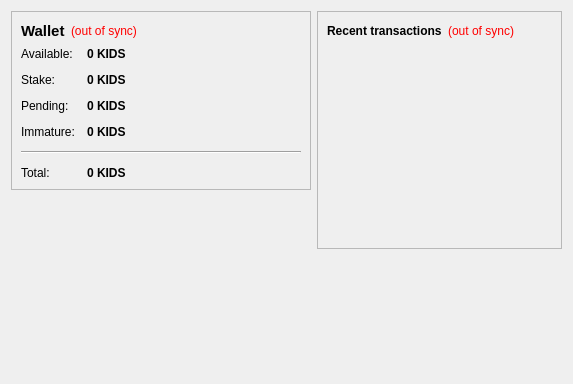
<?xml version="1.0" encoding="UTF-8"?>
<ui version="4.0">
 <class>OverviewPage</class>
 <widget class="QWidget" name="OverviewPage">
  <property name="geometry">
   <rect>
    <x>0</x>
    <y>0</y>
    <width>573</width>
    <height>342</height>
   </rect>
  </property>
  <property name="windowTitle">
   <string>Form</string>
  </property>
  <layout class="QHBoxLayout" name="horizontalLayout" stretch="1,1">
   <item>
    <layout class="QVBoxLayout" name="verticalLayout_2">
     <item>
      <widget class="QFrame" name="frame">
       <property name="frameShape">
        <enum>QFrame::StyledPanel</enum>
       </property>
       <property name="frameShadow">
        <enum>QFrame::Raised</enum>
       </property>
       <layout class="QVBoxLayout" name="verticalLayout_4">
        <item>
         <layout class="QHBoxLayout" name="horizontalLayout_4">
          <item>
           <widget class="QLabel" name="label_5">
            <property name="font">
             <font>
              <pointsize>11</pointsize>
              <weight>75</weight>
              <bold>true</bold>
             </font>
            </property>
            <property name="text">
             <string>Wallet</string>
            </property>
           </widget>
          </item>
          <item>
           <widget class="QLabel" name="labelWalletStatus">
            <property name="toolTip">
             <string>The displayed information may be out of date. Your wallet automatically synchronizes with the KidsCoin network after a connection is established, but this process has not completed yet.</string>
            </property>
            <property name="styleSheet">
             <string notr="true">QLabel { color: red; }</string>
            </property>
            <property name="text">
             <string notr="true">(out of sync)</string>
            </property>
            <property name="alignment">
             <set>Qt::AlignLeading|Qt::AlignLeft|Qt::AlignVCenter</set>
            </property>
           </widget>
          </item>
          <item>
           <spacer name="horizontalSpacer_2">
            <property name="orientation">
             <enum>Qt::Horizontal</enum>
            </property>
            <property name="sizeHint" stdset="0">
             <size>
              <width>40</width>
              <height>20</height>
             </size>
            </property>
           </spacer>
          </item>
         </layout>
        </item>
        <item>
         <layout class="QFormLayout" name="formLayout_2">
          <property name="fieldGrowthPolicy">
           <enum>QFormLayout::AllNonFixedFieldsGrow</enum>
          </property>
          <property name="horizontalSpacing">
           <number>12</number>
          </property>
          <property name="verticalSpacing">
           <number>12</number>
          </property>
          <item row="0" column="0">
           <widget class="QLabel" name="label">
            <property name="text">
             <string>Available:</string>
            </property>
           </widget>
          </item>
          <item row="0" column="1">
           <widget class="QLabel" name="labelBalance">
            <property name="font">
             <font>
              <weight>75</weight>
              <bold>true</bold>
             </font>
            </property>
            <property name="cursor">
             <cursorShape>IBeamCursor</cursorShape>
            </property>
            <property name="toolTip">
             <string>Your current spendable balance</string>
            </property>
            <property name="text">
             <string notr="true">0 KIDS</string>
            </property>
            <property name="textInteractionFlags">
             <set>Qt::LinksAccessibleByMouse|Qt::TextSelectableByKeyboard|Qt::TextSelectableByMouse</set>
            </property>
           </widget>
          </item>
          <item row="1" column="0">
           <widget class="QLabel" name="label_6">
            <property name="text">
             <string>Stake:</string>
            </property>
           </widget>
          </item>
          <item row="1" column="1">
           <widget class="QLabel" name="labelStake">
            <property name="font">
             <font>
              <weight>75</weight>
              <bold>true</bold>
             </font>
            </property>
            <property name="cursor">
             <cursorShape>IBeamCursor</cursorShape>
            </property>
            <property name="toolTip">
             <string>Total of coins that was staked, and do not yet count toward the current balance</string>
            </property>
            <property name="text">
             <string notr="true">0 KIDS</string>
            </property>
            <property name="textInteractionFlags">
             <set>Qt::LinksAccessibleByMouse|Qt::TextSelectableByKeyboard|Qt::TextSelectableByMouse</set>
            </property>
           </widget>
          </item>
          <item row="2" column="0">
           <widget class="QLabel" name="label_3">
            <property name="text">
             <string>Pending:</string>
            </property>
           </widget>
          </item>
          <item row="2" column="1">
           <widget class="QLabel" name="labelUnconfirmed">
            <property name="font">
             <font>
              <weight>75</weight>
              <bold>true</bold>
             </font>
            </property>
            <property name="cursor">
             <cursorShape>IBeamCursor</cursorShape>
            </property>
            <property name="toolTip">
             <string>Total of transactions that have yet to be confirmed, and do not yet count toward the current balance</string>
            </property>
            <property name="text">
             <string notr="true">0 KIDS</string>
            </property>
            <property name="textInteractionFlags">
             <set>Qt::LinksAccessibleByMouse|Qt::TextSelectableByKeyboard|Qt::TextSelectableByMouse</set>
            </property>
           </widget>
          </item>
          <item row="3" column="0">
           <widget class="QLabel" name="labelImmatureText">
            <property name="text">
             <string>Immature:</string>
            </property>
           </widget>
          </item>
          <item row="3" column="1">
           <widget class="QLabel" name="labelImmature">
            <property name="font">
             <font>
              <weight>75</weight>
              <bold>true</bold>
             </font>
            </property>
            <property name="toolTip">
             <string>Mined balance that has not yet matured</string>
            </property>
            <property name="text">
             <string notr="true">0 KIDS</string>
            </property>
            <property name="textInteractionFlags">
             <set>Qt::LinksAccessibleByMouse|Qt::TextSelectableByKeyboard|Qt::TextSelectableByMouse</set>
            </property>
           </widget>
          </item>
          <item row="4" column="0" colspan="2">
           <widget class="Line" name="line">
            <property name="orientation">
             <enum>Qt::Horizontal</enum>
            </property>
           </widget>
          </item>
          <item row="5" column="0">
           <widget class="QLabel" name="labelTotalText">
            <property name="text">
             <string>Total:</string>
            </property>
           </widget>
          </item>
          <item row="5" column="1">
           <widget class="QLabel" name="labelTotal">
            <property name="font">
             <font>
              <weight>75</weight>
              <bold>true</bold>
             </font>
            </property>
            <property name="cursor">
             <cursorShape>IBeamCursor</cursorShape>
            </property>
            <property name="toolTip">
             <string>Your current total balance</string>
            </property>
            <property name="text">
             <string notr="true">0 KIDS</string>
            </property>
            <property name="textInteractionFlags">
             <set>Qt::LinksAccessibleByMouse|Qt::TextSelectableByKeyboard|Qt::TextSelectableByMouse</set>
            </property>
           </widget>
          </item>
         </layout>
        </item>
       </layout>
      </widget>
     </item>
     <item>
      <spacer name="verticalSpacer">
       <property name="orientation">
        <enum>Qt::Vertical</enum>
       </property>
       <property name="sizeHint" stdset="0">
        <size>
         <width>20</width>
         <height>40</height>
        </size>
       </property>
      </spacer>
     </item>
        <item>
         <widget class="QLabel" name="label_2">
          <property name="minimumSize">
           <size>
            <width>300</width>
            <height>177</height>
           </size>
          </property>
          <property name="text">
           <string>&lt;html&gt;&lt;head/&gt;&lt;body&gt;&lt;p align=&quot;center&quot;&gt;&lt;a style=&quot; text-decoration: underline; color:#0000ff;&quot;&gt;&lt;img src=&quot;:/images/wallet&quot;/&gt;&lt;/span&gt;&lt;/a&gt;&lt;/p&gt;&lt;/body&gt;&lt;/html&gt;</string>
          </property>
         </widget>
        </item>
    </layout>
   </item>
   <item>
    <layout class="QVBoxLayout" name="verticalLayout_3">
     <item>
      <widget class="QFrame" name="frame_2">
       <property name="frameShape">
        <enum>QFrame::StyledPanel</enum>
       </property>
       <property name="frameShadow">
        <enum>QFrame::Raised</enum>
       </property>
       <layout class="QVBoxLayout" name="verticalLayout">
        <item>
         <layout class="QHBoxLayout" name="horizontalLayout_2">
          <item>
           <widget class="QLabel" name="label_4">
            <property name="text">
             <string>&lt;b&gt;Recent transactions&lt;/b&gt;</string>
            </property>
           </widget>
          </item>
          <item>
           <widget class="QLabel" name="labelTransactionsStatus">
            <property name="toolTip">
             <string>The displayed information may be out of date. Your wallet automatically synchronizes with the KidsCoin network after a connection is established, but this process has not completed yet.</string>
            </property>
            <property name="styleSheet">
             <string notr="true">QLabel { color: red; }</string>
            </property>
            <property name="text">
             <string notr="true">(out of sync)</string>
            </property>
            <property name="alignment">
             <set>Qt::AlignRight|Qt::AlignTrailing|Qt::AlignVCenter</set>
            </property>
           </widget>
          </item>
          <item>
           <spacer name="horizontalSpacer">
            <property name="orientation">
             <enum>Qt::Horizontal</enum>
            </property>
            <property name="sizeHint" stdset="0">
             <size>
              <width>40</width>
              <height>20</height>
             </size>
            </property>
           </spacer>
          </item>
         </layout>
        </item>
        <item>
         <widget class="QListView" name="listTransactions">
          <property name="styleSheet">
           <string notr="true">QListView { background: transparent; }</string>
          </property>
          <property name="frameShape">
           <enum>QFrame::NoFrame</enum>
          </property>
          <property name="verticalScrollBarPolicy">
           <enum>Qt::ScrollBarAlwaysOff</enum>
          </property>
          <property name="horizontalScrollBarPolicy">
           <enum>Qt::ScrollBarAlwaysOff</enum>
          </property>
          <property name="selectionMode">
           <enum>QAbstractItemView::NoSelection</enum>
          </property>
         </widget>
        </item>
       </layout>
      </widget>
     </item>
     <item>
      <spacer name="verticalSpacer_2">
       <property name="orientation">
        <enum>Qt::Vertical</enum>
       </property>
       <property name="sizeHint" stdset="0">
        <size>
         <width>20</width>
         <height>40</height>
        </size>
       </property>
      </spacer>
     </item>
    </layout>
   </item>
  </layout>
 </widget>
 <resources/>
 <connections/>
</ui>
